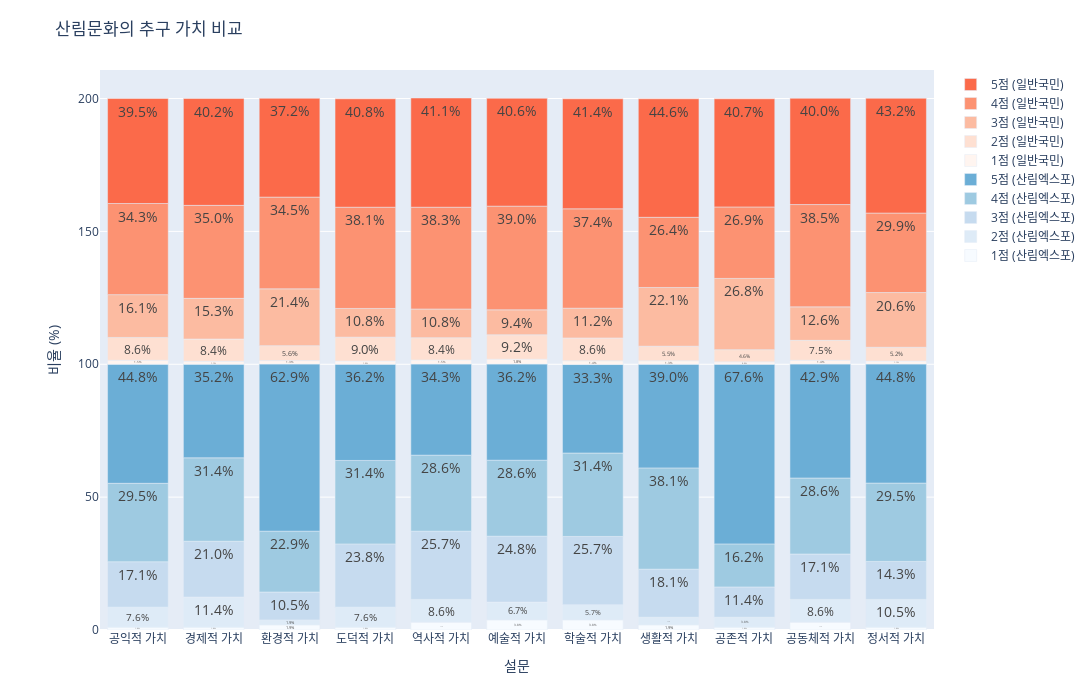

The cell this chart's notebook holds for it:
### Code cell
import plotly.colors as pc

# 컬러맵을 리스트로 불러오기
blues_color_map = pc.sequential.Blues
reds_color_map = pc.sequential.Reds

# 누적 막대그래프 시각화
fig = go.Figure()

# 막대 그래프 추가 (expo_4_rate_df 데이터 사용)
for i in range(1, 6):
    text_labels = [f'<span style="font-size: 14px !important;">{val:.1f}%</span>' for val in expo_4_rate_df[f'{i}_비율']]
    fig.add_trace(go.Bar(x=expo_4_rate_df['설문'], y=expo_4_rate_df[f'{i}_비율'], text=text_labels,
                         name=f'{i}점 (산림엑스포)', textposition='auto', marker=dict(color=blues_color_map[i-1])))

# 두 번째 막대 그래프 추가 (common_4_rate_df 데이터 사용) - 겹치게 표시
for i in range(1, 6):
    text_labels = [f'<span style="font-size: 14px !important;">{val:.1f}%</span>' for val in common_4_rate_df[f'{i}_비율']]
    fig.add_trace(go.Bar(x=common_4_rate_df['설문'], y=common_4_rate_df[f'{i}_비율'], text=text_labels,
                         name=f'{i}점 (일반국민)', textposition='auto', marker=dict(color=reds_color_map[i-1])))

# 그래프 레이아웃 설정
fig.update_layout(title="산림문화의 추구 가치 비교", xaxis_title="설문", yaxis_title="비율 (%)",
                  barmode='relative', showlegend=True)

# 범례 텍스트 수정
fig.update_layout(legend=dict(traceorder="reversed"))

# 그래프 높이와 너비 조정
fig.update_layout(height=700, width=1400)

# 여백 (margin) 조정
fig.update_layout(margin=dict(l=100, r=100, b=70, t=70))

fig.show()

### Figure 1 — Plotly figure (JSON) as saved in the notebook; plotly's stock layout.template omitted (floating-point values rounded to 4 significant figures)
{"data": [{"marker": {"color": "rgb(247,251,255)"}, "name": "1점 (산림엑스포)", "text": ["<span style=\"font-size: 14px !important;\">1.0%</span>", "<span style=\"font-size: 14px !important;\">1.0%</span>", "<span style=\"font-size: 14px !important;\">1.9%</span>", "<span style=\"font-size: 14px !important;\">1.0%</span>", "<span style=\"font-size: 14px !important;\">2.9%</span>", "<span style=\"font-size: 14px !important;\">3.8%</span>", "<span style=\"font-size: 14px !important;\">3.8%</span>", "<span style=\"font-size: 14px !important;\">1.9%</span>", "<span style=\"font-size: 14px !important;\">1.0%</span>", "<span style=\"font-size: 14px !important;\">2.9%</span>", "<span style=\"font-size: 14px !important;\">1.0%</span>"], "textposition": "auto", "type": "bar", "x": ["공익적 가치", "경제적 가치", "환경적 가치", "도덕적 가치", "역사적 가치", "예술적 가치", "학술적 가치", "생활적 가치", "공존적 가치", "공동체적 가치", "정서적 가치"], "y": [1, 1, 1.9, 1, 2.9, 3.8, 3.8, 1.9, 1, 2.9, 1]}, {"marker": {"color": "rgb(222,235,247)"}, "name": "2점 (산림엑스포)", "text": ["<span style=\"font-size: 14px !important;\">7.6%</span>", "<span style=\"font-size: 14px !important;\">11.4%</span>", "<span style=\"font-size: 14px !important;\">1.9%</span>", "<span style=\"font-size: 14px !important;\">7.6%</span>", "<span style=\"font-size: 14px !important;\">8.6%</span>", "<span style=\"font-size: 14px !important;\">6.7%</span>", "<span style=\"font-size: 14px !important;\">5.7%</span>", "<span style=\"font-size: 14px !important;\">2.9%</span>", "<span style=\"font-size: 14px !important;\">3.8%</span>", "<span style=\"font-size: 14px !important;\">8.6%</span>", "<span style=\"font-size: 14px !important;\">10.5%</span>"], "textposition": "auto", "type": "bar", "x": ["공익적 가치", "경제적 가치", "환경적 가치", "도덕적 가치", "역사적 가치", "예술적 가치", "학술적 가치", "생활적 가치", "공존적 가치", "공동체적 가치", "정서적 가치"], "y": [7.6, 11.4, 1.9, 7.6, 8.6, 6.7, 5.7, 2.9, 3.8, 8.6, 10.5]}, {"marker": {"color": "rgb(198,219,239)"}, "name": "3점 (산림엑스포)", "text": ["<span style=\"font-size: 14px !important;\">17.1%</span>", "<span style=\"font-size: 14px !important;\">21.0%</span>", "<span style=\"font-size: 14px !important;\">10.5%</span>", "<span style=\"font-size: 14px !important;\">23.8%</span>", "<span style=\"font-size: 14px !important;\">25.7%</span>", "<span style=\"font-size: 14px !important;\">24.8%</span>", "<span style=\"font-size: 14px !important;\">25.7%</span>", "<span style=\"font-size: 14px !important;\">18.1%</span>", "<span style=\"font-size: 14px !important;\">11.4%</span>", "<span style=\"font-size: 14px !important;\">17.1%</span>", "<span style=\"font-size: 14px !important;\">14.3%</span>"], "textposition": "auto", "type": "bar", "x": ["공익적 가치", "경제적 가치", "환경적 가치", "도덕적 가치", "역사적 가치", "예술적 가치", "학술적 가치", "생활적 가치", "공존적 가치", "공동체적 가치", "정서적 가치"], "y": [17.1, 21, 10.5, 23.8, 25.7, 24.8, 25.7, 18.1, 11.4, 17.1, 14.3]}, {"marker": {"color": "rgb(158,202,225)"}, "name": "4점 (산림엑스포)", "text": ["<span style=\"font-size: 14px !important;\">29.5%</span>", "<span style=\"font-size: 14px !important;\">31.4%</span>", "<span style=\"font-size: 14px !important;\">22.9%</span>", "<span style=\"font-size: 14px !important;\">31.4%</span>", "<span style=\"font-size: 14px !important;\">28.6%</span>", "<span style=\"font-size: 14px !important;\">28.6%</span>", "<span style=\"font-size: 14px !important;\">31.4%</span>", "<span style=\"font-size: 14px !important;\">38.1%</span>", "<span style=\"font-size: 14px !important;\">16.2%</span>", "<span style=\"font-size: 14px !important;\">28.6%</span>", "<span style=\"font-size: 14px !important;\">29.5%</span>"], "textposition": "auto", "type": "bar", "x": ["공익적 가치", "경제적 가치", "환경적 가치", "도덕적 가치", "역사적 가치", "예술적 가치", "학술적 가치", "생활적 가치", "공존적 가치", "공동체적 가치", "정서적 가치"], "y": [29.5, 31.4, 22.9, 31.4, 28.6, 28.6, 31.4, 38.1, 16.2, 28.6, 29.5]}, {"marker": {"color": "rgb(107,174,214)"}, "name": "5점 (산림엑스포)", "text": ["<span style=\"font-size: 14px !important;\">44.8%</span>", "<span style=\"font-size: 14px !important;\">35.2%</span>", "<span style=\"font-size: 14px !important;\">62.9%</span>", "<span style=\"font-size: 14px !important;\">36.2%</span>", "<span style=\"font-size: 14px !important;\">34.3%</span>", "<span style=\"font-size: 14px !important;\">36.2%</span>", "<span style=\"font-size: 14px !important;\">33.3%</span>", "<span style=\"font-size: 14px !important;\">39.0%</span>", "<span style=\"font-size: 14px !important;\">67.6%</span>", "<span style=\"font-size: 14px !important;\">42.9%</span>", "<span style=\"font-size: 14px !important;\">44.8%</span>"], "textposition": "auto", "type": "bar", "x": ["공익적 가치", "경제적 가치", "환경적 가치", "도덕적 가치", "역사적 가치", "예술적 가치", "학술적 가치", "생활적 가치", "공존적 가치", "공동체적 가치", "정서적 가치"], "y": [44.8, 35.2, 62.9, 36.2, 34.3, 36.2, 33.3, 39, 67.6, 42.9, 44.8]}, {"marker": {"color": "rgb(255,245,240)"}, "name": "1점 (일반국민)", "text": ["<span style=\"font-size: 14px !important;\">1.5%</span>", "<span style=\"font-size: 14px !important;\">1.1%</span>", "<span style=\"font-size: 14px !important;\">1.3%</span>", "<span style=\"font-size: 14px !important;\">1.2%</span>", "<span style=\"font-size: 14px !important;\">1.5%</span>", "<span style=\"font-size: 14px !important;\">1.8%</span>", "<span style=\"font-size: 14px !important;\">1.4%</span>", "<span style=\"font-size: 14px !important;\">1.3%</span>", "<span style=\"font-size: 14px !important;\">0.9%</span>", "<span style=\"font-size: 14px !important;\">1.4%</span>", "<span style=\"font-size: 14px !important;\">1.1%</span>"], "textposition": "auto", "type": "bar", "x": ["공익적 가치", "경제적 가치", "환경적 가치", "도덕적 가치", "역사적 가치", "예술적 가치", "학술적 가치", "생활적 가치", "공존적 가치", "공동체적 가치", "정서적 가치"], "y": [1.5, 1.1, 1.3, 1.2, 1.5, 1.8, 1.4, 1.3, 0.9, 1.4, 1.1]}, {"marker": {"color": "rgb(254,224,210)"}, "name": "2점 (일반국민)", "text": ["<span style=\"font-size: 14px !important;\">8.6%</span>", "<span style=\"font-size: 14px !important;\">8.4%</span>", "<span style=\"font-size: 14px !important;\">5.6%</span>", "<span style=\"font-size: 14px !important;\">9.0%</span>", "<span style=\"font-size: 14px !important;\">8.4%</span>", "<span style=\"font-size: 14px !important;\">9.2%</span>", "<span style=\"font-size: 14px !important;\">8.6%</span>", "<span style=\"font-size: 14px !important;\">5.5%</span>", "<span style=\"font-size: 14px !important;\">4.6%</span>", "<span style=\"font-size: 14px !important;\">7.5%</span>", "<span style=\"font-size: 14px !important;\">5.2%</span>"], "textposition": "auto", "type": "bar", "x": ["공익적 가치", "경제적 가치", "환경적 가치", "도덕적 가치", "역사적 가치", "예술적 가치", "학술적 가치", "생활적 가치", "공존적 가치", "공동체적 가치", "정서적 가치"], "y": [8.6, 8.4, 5.6, 9, 8.4, 9.2, 8.6, 5.5, 4.6, 7.5, 5.2]}, {"marker": {"color": "rgb(252,187,161)"}, "name": "3점 (일반국민)", "text": ["<span style=\"font-size: 14px !important;\">16.1%</span>", "<span style=\"font-size: 14px !important;\">15.3%</span>", "<span style=\"font-size: 14px !important;\">21.4%</span>", "<span style=\"font-size: 14px !important;\">10.8%</span>", "<span style=\"font-size: 14px !important;\">10.8%</span>", "<span style=\"font-size: 14px !important;\">9.4%</span>", "<span style=\"font-size: 14px !important;\">11.2%</span>", "<span style=\"font-size: 14px !important;\">22.1%</span>", "<span style=\"font-size: 14px !important;\">26.8%</span>", "<span style=\"font-size: 14px !important;\">12.6%</span>", "<span style=\"font-size: 14px !important;\">20.6%</span>"], "textposition": "auto", "type": "bar", "x": ["공익적 가치", "경제적 가치", "환경적 가치", "도덕적 가치", "역사적 가치", "예술적 가치", "학술적 가치", "생활적 가치", "공존적 가치", "공동체적 가치", "정서적 가치"], "y": [16.1, 15.3, 21.4, 10.8, 10.8, 9.4, 11.2, 22.1, 26.8, 12.6, 20.6]}, {"marker": {"color": "rgb(252,146,114)"}, "name": "4점 (일반국민)", "text": ["<span style=\"font-size: 14px !important;\">34.3%</span>", "<span style=\"font-size: 14px !important;\">35.0%</span>", "<span style=\"font-size: 14px !important;\">34.5%</span>", "<span style=\"font-size: 14px !important;\">38.1%</span>", "<span style=\"font-size: 14px !important;\">38.3%</span>", "<span style=\"font-size: 14px !important;\">39.0%</span>", "<span style=\"font-size: 14px !important;\">37.4%</span>", "<span style=\"font-size: 14px !important;\">26.4%</span>", "<span style=\"font-size: 14px !important;\">26.9%</span>", "<span style=\"font-size: 14px !important;\">38.5%</span>", "<span style=\"font-size: 14px !important;\">29.9%</span>"], "textposition": "auto", "type": "bar", "x": ["공익적 가치", "경제적 가치", "환경적 가치", "도덕적 가치", "역사적 가치", "예술적 가치", "학술적 가치", "생활적 가치", "공존적 가치", "공동체적 가치", "정서적 가치"], "y": [34.3, 35, 34.5, 38.1, 38.3, 39, 37.4, 26.4, 26.9, 38.5, 29.9]}, {"marker": {"color": "rgb(251,106,74)"}, "name": "5점 (일반국민)", "text": ["<span style=\"font-size: 14px !important;\">39.5%</span>", "<span style=\"font-size: 14px !important;\">40.2%</span>", "<span style=\"font-size: 14px !important;\">37.2%</span>", "<span style=\"font-size: 14px !important;\">40.8%</span>", "<span style=\"font-size: 14px !important;\">41.1%</span>", "<span style=\"font-size: 14px !important;\">40.6%</span>", "<span style=\"font-size: 14px !important;\">41.4%</span>", "<span style=\"font-size: 14px !important;\">44.6%</span>", "<span style=\"font-size: 14px !important;\">40.7%</span>", "<span style=\"font-size: 14px !important;\">40.0%</span>", "<span style=\"font-size: 14px !important;\">43.2%</span>"], "textposition": "auto", "type": "bar", "x": ["공익적 가치", "경제적 가치", "환경적 가치", "도덕적 가치", "역사적 가치", "예술적 가치", "학술적 가치", "생활적 가치", "공존적 가치", "공동체적 가치", "정서적 가치"], "y": [39.5, 40.2, 37.2, 40.8, 41.1, 40.6, 41.4, 44.6, 40.7, 40, 43.2]}], "layout": {"barmode": "relative", "height": 700, "legend": {"traceorder": "reversed"}, "margin": {"b": 70, "l": 100, "r": 100, "t": 70}, "showlegend": true, "title": {"text": "산림문화의 추구 가치 비교"}, "width": 1400, "xaxis": {"title": {"text": "설문"}}, "yaxis": {"title": {"text": "비율 (%)"}}}}
